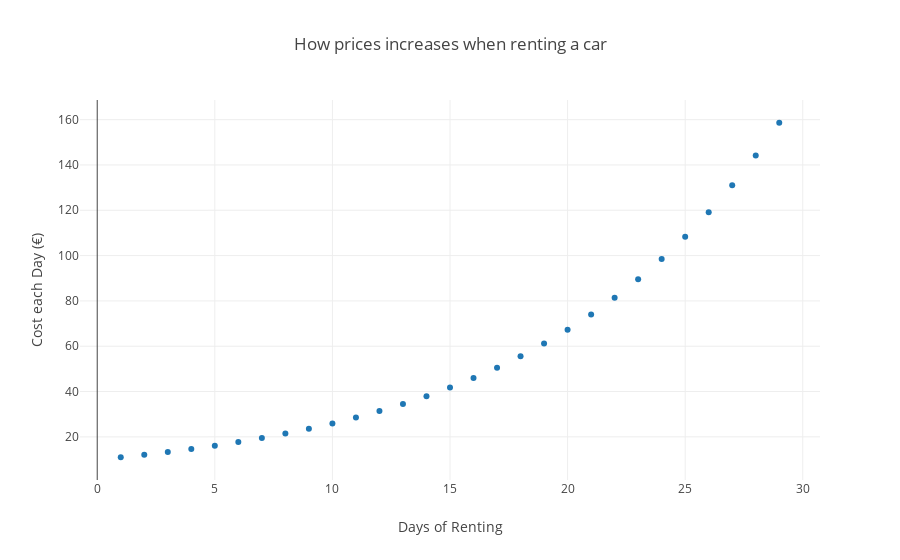

Here is the notebook cell this chart was saved with:
### Markdown cell above
It so worth to revesit the basic calulus principles, even though they may have looked clear in school, in order to attempt at getting a more intuitive understanding of them.

At its most basic definition calculus deals with understanding change in a value that has a certain relation to another value. This relation is called a function and uses the notation $f(x) = y$ which can be read that whenever $x$ has some change $y$ will also behave in a certain way that is dependent on $x$.

Such a function can be defined anywhere we can identify such a relation; for example how much one pays to rent a car each day vs how many days is he actually renting said car. If $1$ day of driving costs $10€$ but then increases with $10\%$ on subsequent days (so for the second day you pay $11€$, on third day you pay $12.1€$ and so on) we might have some questions about how much you pay for 7 days or renting or how much is the cost in the fourth day. If we use the $f(x) = y$ notation and say that $x$ is the day and $y$ is how much is the cost on that day we can write:

$$f(1) = 10, f(2) = f(1) * 1.1, f(3) = f(2) * 1.1, f(4) = f(3) * 1.1 etc$$


If we replace the functions there to get an idea of how it would look we have:

$$  f(1) = 10, f(2) = 10 * 1.1, f(3) = 10*1.1*1.1, f(4) = 10*1.1*1.1*1.1, etc $$

We can see a repeating pattern of multplications for $1.1$ and we can deduce a genera formula of 

$$ f(x) = 10*1.1^{(x-1)} $$

As it happens, this is actually a particular case of the compound interest formula but here we don't need formulas, we deduce them. Let's see how a plot might look like for this function over several days.

### Code cell
from src.calculus.introduction import plot_compound_interest
plot_compound_interest()

### Figure 1 — Plotly figure (JSON) as saved in the notebook; plotly's stock layout.template omitted (floating-point values rounded to 4 significant figures)
{"data": [{"mode": "markers", "name": "markers", "type": "scatter", "uid": "531738fa-1ed9-413f-a70d-5993cd904cd7", "x": [1, 2, 3, 4, 5, 6, 7, 8, 9, 10, 11, 12, 13, 14, 15, 16, 17, 18, 19, 20, 21, 22, 23, 24, 25, 26, 27, 28, 29], "y": [11, 12.1, 13.31, 14.64, 16.11, 17.72, 19.49, 21.44, 23.58, 25.94, 28.53, 31.38, 34.52, 37.97, 41.77, 45.95, 50.54, 55.6, 61.16, 67.27, 74.0, 81.4, 89.54, 98.5, 108.3, 119.2, 131.1, 144.2, 158.6]}], "layout": {"title": {"text": "How prices increases when renting a car"}, "xaxis": {"title": {"text": "Days of Renting"}}, "yaxis": {"title": {"text": "Cost each Day (€)"}}}}
